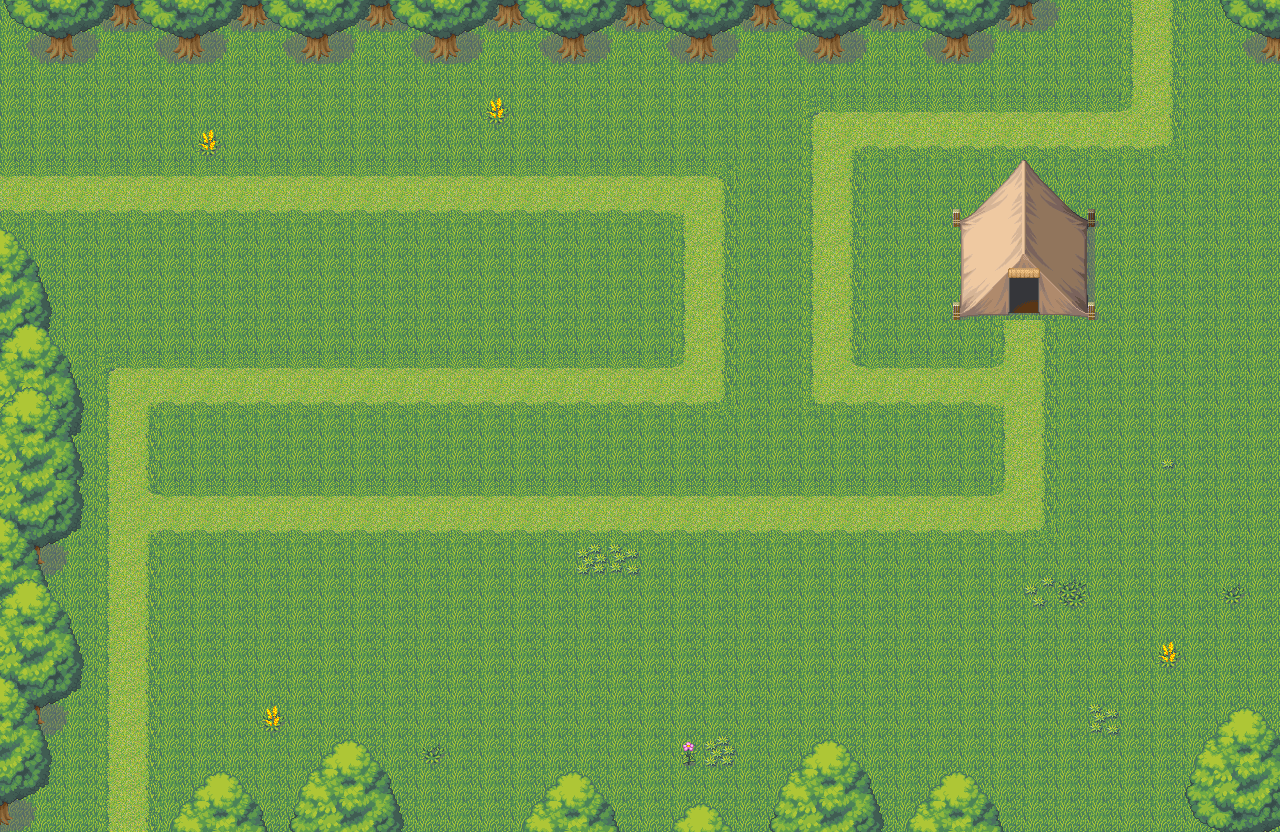

Tiled map render using the project's own tile images. Description and the map definition, with tile-layer contents summarised, below:
An orthogonal 40x26 tile map with 32x32 px tiles, 3 tile layers (块层 1, 块层 2, 块层 3) and 109 objects (106x Pos, Path_001, Path_002, Path_003).

<map version="1.0" orientation="orthogonal" renderorder="right-down" width="40" height="26" tilewidth="32" tileheight="32" nextobjectid="162">
 <properties>
  <property name="WaveCount" type="int" value="4" />
 </properties>
 <tileset firstgid="1" name="001-Grassland01" tilewidth="32" tileheight="32" tilecount="144" columns="8">
  <image source="texture_001.png" trans="ffffff" width="256" height="576" />
 </tileset>
 <layer name="块层 1" width="40" height="26">
  <data>[1040 cells, 1040 non-empty, 2 distinct tile ids]</data>
 </layer>
 <layer name="块层 2" width="40" height="26">
  <data>[1040 cells, 367 non-empty, 64 distinct tile ids]</data>
 </layer>
 <layer name="块层 3" width="40" height="26">
  <data>[1040 cells, 166 non-empty, 20 distinct tile ids]</data>
 </layer>
 <objectgroup name="TowerPos" visible="0">
  <properties>
   <property name="TowerPosHeight" type="float" value="64" />
   <property name="TowerPosWidth" type="float" value="64" />
  </properties>
  <object id="6" name="Pos" x="224" y="544" width="64" height="64" />
  <object id="7" name="Pos" x="224" y="608" width="64" height="64" />
  <object id="8" name="Pos" x="416" y="544" width="64" height="64" />
  <object id="11" name="Pos" x="288" y="608" width="64" height="64" />
  <object id="12" name="Pos" x="288" y="544" width="64" height="64" />
  <object id="13" name="Pos" x="352" y="544" width="64" height="64" />
  <object id="14" name="Pos" x="672" y="544" width="64" height="64" />
  <object id="15" name="Pos" x="160" y="416" width="64" height="64" />
  <object id="19" name="Pos" x="480" y="416" width="64" height="64" />
  <object id="20" name="Pos" x="224" y="416" width="64" height="64" />
  <object id="21" name="Pos" x="544" y="416" width="64" height="64" />
  <object id="22" name="Pos" x="288" y="416" width="64" height="64" />
  <object id="23" name="Pos" x="96" y="96" width="64" height="64" />
  <object id="24" name="Pos" x="160" y="96" width="64" height="64" />
  <object id="25" name="Pos" x="160" y="672" width="64" height="64" />
  <object id="26" name="Pos" x="224" y="672" width="64" height="64" />
  <object id="27" name="Pos" x="224" y="96" width="64" height="64" />
  <object id="28" name="Pos" x="608" y="96" width="64" height="64" />
  <object id="29" name="Pos" x="416" y="96" width="64" height="64" />
  <object id="30" name="Pos" x="480" y="672" width="64" height="64" />
  <object id="31" name="Pos" x="416" y="608" width="64" height="64" />
  <object id="32" name="Pos" x="352" y="608" width="64" height="64" />
  <object id="33" name="Pos" x="800" y="672" width="64" height="64" />
  <object id="34" name="Pos" x="736" y="672" width="64" height="64" />
  <object id="35" name="Pos" x="800" y="608" width="64" height="64" />
  <object id="36" name="Pos" x="736" y="608" width="64" height="64" />
  <object id="37" name="Pos" x="672" y="608" width="64" height="64" />
  <object id="38" name="Pos" x="1056" y="480" width="64" height="64" />
  <object id="40" name="Pos" x="544" y="608" width="64" height="64" />
  <object id="42" name="Pos" x="608" y="416" width="64" height="64" />
  <object id="43" name="Pos" x="416" y="672" width="64" height="64" />
  <object id="44" name="Pos" x="352" y="96" width="64" height="64" />
  <object id="45" name="Pos" x="288" y="96" width="64" height="64" />
  <object id="46" name="Pos" x="288" y="672" width="64" height="64" />
  <object id="47" name="Pos" x="352" y="672" width="64" height="64" />
  <object id="48" name="Pos" x="672" y="96" width="64" height="64" />
  <object id="49" name="Pos" x="544" y="672" width="64" height="64" />
  <object id="50" name="Pos" x="736" y="224" width="64" height="64" />
  <object id="51" name="Pos" x="608" y="672" width="64" height="64" />
  <object id="54" name="Pos" x="480" y="96" width="64" height="64" />
  <object id="57" name="Pos" x="160" y="288" width="64" height="64" />
  <object id="60" name="Pos" x="1120" y="544" width="64" height="64" />
  <object id="61" name="Pos" x="1056" y="544" width="64" height="64" />
  <object id="62" name="Pos" x="416" y="224" width="64" height="64" />
  <object id="63" name="Pos" x="544" y="288" width="64" height="64" />
  <object id="65" name="Pos" x="736" y="160" width="64" height="64" />
  <object id="67" name="Pos" x="224" y="224" width="64" height="64" />
  <object id="68" name="Pos" x="736" y="352" width="64" height="64" />
  <object id="69" name="Pos" x="608" y="288" width="64" height="64" />
  <object id="70" name="Pos" x="352" y="224" width="64" height="64" />
  <object id="71" name="Pos" x="1120" y="480" width="64" height="64" />
  <object id="72" name="Pos" x="480" y="544" width="64" height="64" />
  <object id="73" name="Pos" x="480" y="288" width="64" height="64" />
  </objectgroup>
 <objectgroup name="Path">
  <!-- 3 objects omitted --></objectgroup>
 <objectgroup name="Wave001" visible="0">
  <properties>
   <property name="m001" value="1 0 1.0" />
   <property name="m002" value="1 0 1.0" />
   <property name="m003" value="1 0 1.0" />
   <property name="m004" value="1 0 1.0" />
   <property name="m005" value="1 0 1.0" />
   <property name="m006" value="1 0 1.0" />
   <property name="m007" value="1 0 1.0" />
   <property name="m008" value="1 0 1.0" />
   <property name="m009" value="1 0 1.0" />
   <property name="m010" value="1 0 1.0" />
   <property name="momsterCount" type="int" value="10" />
   <property name="waveTime" type="float" value="30" />
  </properties>
 </objectgroup>
 <objectgroup name="Wave002" visible="0">
  <properties>
   <property name="m001" value="1 0 1.0" />
   <property name="m002" value="1 0 1.0" />
   <property name="m003" value="1 0 1.0" />
   <property name="m004" value="1 0 1.0" />
   <property name="m005" value="1 0 1.0" />
   <property name="m006" value="1 0 1.0" />
   <property name="m007" value="1 0 1.0" />
   <property name="m008" value="1 0 1.0" />
   <property name="m009" value="1 0 1.0" />
   <property name="m010" value="1 0 1.0" />
   <property name="momsterCount" type="int" value="10" />
   <property name="waveTime" type="int" value="30" />
  </properties>
 </objectgroup>
 <objectgroup name="Wave003" visible="0">
  <properties>
   <property name="m001" value="1 0 0.75" />
   <property name="m002" value="1 0 0.75" />
   <property name="m003" value="1 0 0.75" />
   <property name="m004" value="1 0 0.75" />
   <property name="m005" value="1 0 0.75" />
   <property name="m006" value="1 0 0.75" />
   <property name="m007" value="1 0 0.75" />
   <property name="m008" value="1 0 0.75" />
   <property name="m009" value="1 0 0.75" />
   <property name="m010" value="1 0 0.75" />
   <property name="m011" value="1 0 0.75" />
   <property name="m012" value="1 0 0.75" />
   <property name="m013" value="1 0 0.75" />
   <property name="m014" value="1 0 0.75" />
   <property name="m015" value="1 0 0.75" />
   <property name="momsterCount" type="int" value="15" />
   <property name="waveTime" type="int" value="45" />
  </properties>
 </objectgroup>
 <objectgroup name="Wave004" visible="0">
  <properties>
   <property name="m001" value="1 0 0.75" />
   <property name="m002" value="1 0 0.75" />
   <property name="m003" value="1 0 0.75" />
   <property name="m004" value="1 0 0.75" />
   <property name="m005" value="1 0 0.75" />
   <property name="m006" value="1 0 0.75" />
   <property name="m007" value="1 0 0.75" />
   <property name="m008" value="1 0 0.75" />
   <property name="m009" value="1 0 0.75" />
   <property name="m010" value="1 0 0.75" />
   <property name="m011" value="1 0 0.75" />
   <property name="m012" value="1 0 0.75" />
   <property name="m013" value="1 0 0.75" />
   <property name="m014" value="1 0 0.75" />
   <property name="m015" value="1 0 0.75" />
   <property name="momsterCount" type="int" value="15" />
   <property name="waveTime" type="int" value="45" />
  </properties>
 </objectgroup>
</map>
<!-- 56 of 109 objects omitted -->
